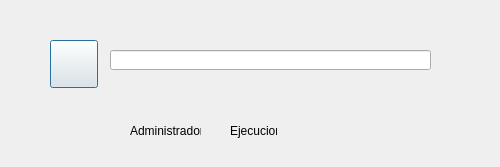
<?xml version="1.0" encoding="UTF-8"?>
<ui version="4.0">
 <class>administratorMenu</class>
 <widget class="QDialog" name="administratorMenu">
  <property name="geometry">
   <rect>
    <x>0</x>
    <y>0</y>
    <width>500</width>
    <height>167</height>
   </rect>
  </property>
  <property name="windowTitle">
   <string>Dialog</string>
  </property>
  <widget class="QLabel" name="label_Administrator">
   <property name="geometry">
    <rect>
     <x>150</x>
     <y>100</y>
     <width>21</width>
     <height>20</height>
    </rect>
   </property>
   <property name="text">
    <string/>
   </property>
   <property name="scaledContents">
    <bool>true</bool>
   </property>
  </widget>
  <widget class="QLabel" name="label_5">
   <property name="geometry">
    <rect>
     <x>230</x>
     <y>110</y>
     <width>47</width>
     <height>41</height>
    </rect>
   </property>
   <property name="text">
    <string>Ejecucion</string>
   </property>
  </widget>
  <widget class="QLabel" name="label_6">
   <property name="geometry">
    <rect>
     <x>120</x>
     <y>80</y>
     <width>301</width>
     <height>16</height>
    </rect>
   </property>
   <property name="text">
    <string/>
   </property>
  </widget>
  <widget class="QLabel" name="label_labelExecution">
   <property name="geometry">
    <rect>
     <x>240</x>
     <y>100</y>
     <width>21</width>
     <height>21</height>
    </rect>
   </property>
   <property name="text">
    <string/>
   </property>
   <property name="scaledContents">
    <bool>true</bool>
   </property>
  </widget>
  <widget class="QLabel" name="label_4">
   <property name="geometry">
    <rect>
     <x>130</x>
     <y>110</y>
     <width>71</width>
     <height>41</height>
    </rect>
   </property>
   <property name="text">
    <string>Administrador</string>
   </property>
  </widget>
  <widget class="QLineEdit" name="lineEdit">
   <property name="geometry">
    <rect>
     <x>110</x>
     <y>50</y>
     <width>321</width>
     <height>20</height>
    </rect>
   </property>
  </widget>
  <widget class="QPushButton" name="pushButton">
   <property name="geometry">
    <rect>
     <x>50</x>
     <y>40</y>
     <width>48</width>
     <height>48</height>
    </rect>
   </property>
   <property name="text">
    <string/>
   </property>
   <property name="icon">
    <iconset resource="comboscan.qrc">
     <normaloff>:/images/barcode_icon.png</normaloff>:/images/barcode_icon.png</iconset>
   </property>
   <property name="iconSize">
    <size>
     <width>64</width>
     <height>64</height>
    </size>
   </property>
  </widget>
 </widget>
 <resources>
  <include location="comboscan.qrc"/>
 </resources>
 <connections/>
</ui>
